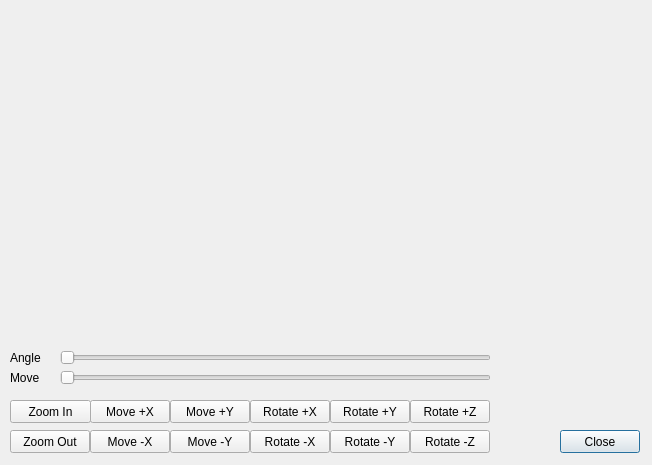
<?xml version="1.0" encoding="UTF-8"?>
<ui version="4.0">
 <class>MDialog</class>
 <widget class="QDialog" name="MDialog">
  <property name="geometry">
   <rect>
    <x>0</x>
    <y>0</y>
    <width>652</width>
    <height>465</height>
   </rect>
  </property>
  <property name="windowTitle">
   <string>Dialog</string>
  </property>
  <widget class="QPushButton" name="close">
   <property name="geometry">
    <rect>
     <x>560</x>
     <y>430</y>
     <width>80</width>
     <height>23</height>
    </rect>
   </property>
   <property name="text">
    <string>Close</string>
   </property>
  </widget>
  <widget class="GLWidget1" name="widget" native="true">
   <property name="geometry">
    <rect>
     <x>10</x>
     <y>10</y>
     <width>481</width>
     <height>331</height>
    </rect>
   </property>
  </widget>
  <widget class="QSlider" name="horizontalSlider">
   <property name="geometry">
    <rect>
     <x>60</x>
     <y>350</y>
     <width>431</width>
     <height>16</height>
    </rect>
   </property>
   <property name="minimum">
    <number>5</number>
   </property>
   <property name="maximum">
    <number>360</number>
   </property>
   <property name="orientation">
    <enum>Qt::Horizontal</enum>
   </property>
  </widget>
  <widget class="QLabel" name="angleMap">
   <property name="geometry">
    <rect>
     <x>10</x>
     <y>350</y>
     <width>41</width>
     <height>16</height>
    </rect>
   </property>
   <property name="text">
    <string>Angle</string>
   </property>
  </widget>
  <widget class="QLabel" name="moveMap">
   <property name="geometry">
    <rect>
     <x>10</x>
     <y>370</y>
     <width>41</width>
     <height>16</height>
    </rect>
   </property>
   <property name="text">
    <string>Move</string>
   </property>
  </widget>
  <widget class="QSlider" name="horizontalSlider_2">
   <property name="geometry">
    <rect>
     <x>60</x>
     <y>370</y>
     <width>431</width>
     <height>16</height>
    </rect>
   </property>
   <property name="minimum">
    <number>1</number>
   </property>
   <property name="maximum">
    <number>100</number>
   </property>
   <property name="orientation">
    <enum>Qt::Horizontal</enum>
   </property>
  </widget>
  <widget class="QPushButton" name="zoomMapIn">
   <property name="geometry">
    <rect>
     <x>10</x>
     <y>400</y>
     <width>81</width>
     <height>23</height>
    </rect>
   </property>
   <property name="text">
    <string>Zoom In</string>
   </property>
  </widget>
  <widget class="QPushButton" name="moveMapPX">
   <property name="geometry">
    <rect>
     <x>90</x>
     <y>400</y>
     <width>80</width>
     <height>23</height>
    </rect>
   </property>
   <property name="text">
    <string>Move +X</string>
   </property>
  </widget>
  <widget class="QPushButton" name="moveMapPY">
   <property name="geometry">
    <rect>
     <x>170</x>
     <y>400</y>
     <width>80</width>
     <height>23</height>
    </rect>
   </property>
   <property name="text">
    <string>Move +Y</string>
   </property>
  </widget>
  <widget class="QPushButton" name="rotateMapPX">
   <property name="geometry">
    <rect>
     <x>250</x>
     <y>400</y>
     <width>80</width>
     <height>23</height>
    </rect>
   </property>
   <property name="text">
    <string>Rotate +X</string>
   </property>
  </widget>
  <widget class="QPushButton" name="rotateMapPY">
   <property name="geometry">
    <rect>
     <x>330</x>
     <y>400</y>
     <width>80</width>
     <height>23</height>
    </rect>
   </property>
   <property name="text">
    <string>Rotate +Y</string>
   </property>
  </widget>
  <widget class="QPushButton" name="rotateMapPZ">
   <property name="geometry">
    <rect>
     <x>410</x>
     <y>400</y>
     <width>80</width>
     <height>23</height>
    </rect>
   </property>
   <property name="text">
    <string>Rotate +Z</string>
   </property>
  </widget>
  <widget class="QPushButton" name="zoomMapOut">
   <property name="geometry">
    <rect>
     <x>10</x>
     <y>430</y>
     <width>80</width>
     <height>23</height>
    </rect>
   </property>
   <property name="text">
    <string>Zoom Out</string>
   </property>
  </widget>
  <widget class="QPushButton" name="moveMapMX">
   <property name="geometry">
    <rect>
     <x>90</x>
     <y>430</y>
     <width>80</width>
     <height>23</height>
    </rect>
   </property>
   <property name="text">
    <string>Move -X</string>
   </property>
  </widget>
  <widget class="QPushButton" name="moveMapMY">
   <property name="geometry">
    <rect>
     <x>170</x>
     <y>430</y>
     <width>80</width>
     <height>23</height>
    </rect>
   </property>
   <property name="text">
    <string>Move -Y</string>
   </property>
  </widget>
  <widget class="QPushButton" name="rotateMapMX">
   <property name="geometry">
    <rect>
     <x>250</x>
     <y>430</y>
     <width>80</width>
     <height>23</height>
    </rect>
   </property>
   <property name="text">
    <string>Rotate -X</string>
   </property>
  </widget>
  <widget class="QPushButton" name="rotateMapMY">
   <property name="geometry">
    <rect>
     <x>330</x>
     <y>430</y>
     <width>80</width>
     <height>23</height>
    </rect>
   </property>
   <property name="text">
    <string>Rotate -Y</string>
   </property>
  </widget>
  <widget class="QPushButton" name="rotateMapMZ">
   <property name="geometry">
    <rect>
     <x>410</x>
     <y>430</y>
     <width>80</width>
     <height>23</height>
    </rect>
   </property>
   <property name="text">
    <string>Rotate -Z</string>
   </property>
  </widget>
  <zorder>horizontalSlider_2</zorder>
  <zorder>close</zorder>
  <zorder>widget</zorder>
  <zorder>horizontalSlider</zorder>
  <zorder>angleMap</zorder>
  <zorder>moveMap</zorder>
  <zorder>zoomMapIn</zorder>
  <zorder>moveMapPX</zorder>
  <zorder>moveMapPY</zorder>
  <zorder>rotateMapPX</zorder>
  <zorder>rotateMapPY</zorder>
  <zorder>rotateMapPZ</zorder>
  <zorder>zoomMapOut</zorder>
  <zorder>moveMapMX</zorder>
  <zorder>moveMapMY</zorder>
  <zorder>rotateMapMX</zorder>
  <zorder>rotateMapMY</zorder>
  <zorder>rotateMapMZ</zorder>
 </widget>
 <customwidgets>
  <customwidget>
   <class>GLWidget1</class>
   <extends>QWidget</extends>
   <header location="global">glwidget1.h</header>
   <container>1</container>
  </customwidget>
 </customwidgets>
 <resources/>
 <connections/>
</ui>
